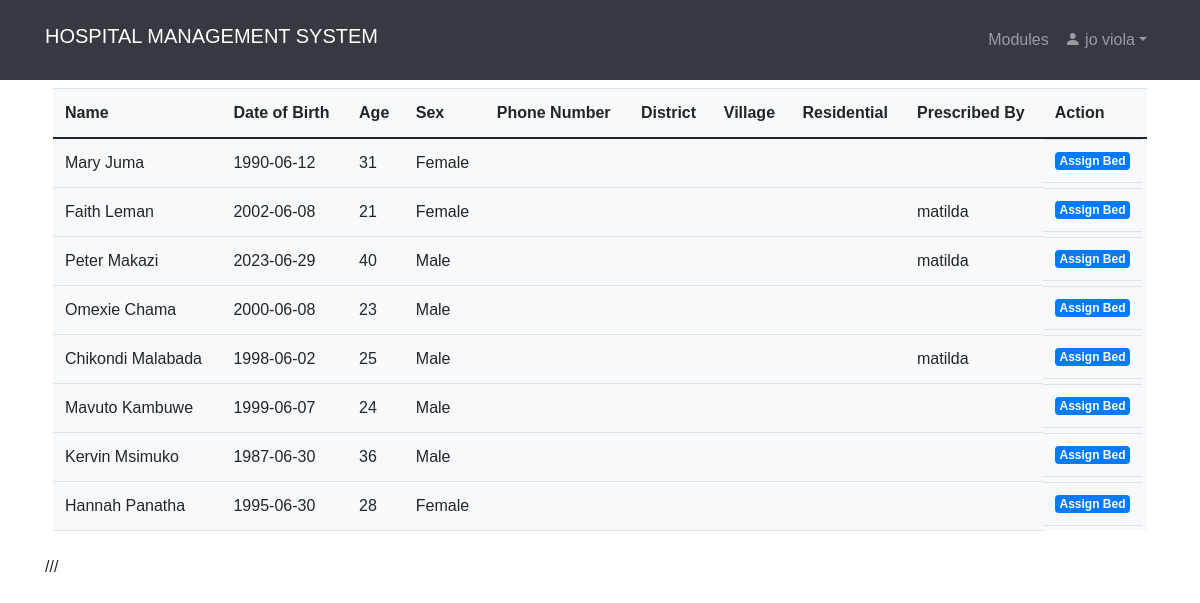
/admit_patient_list.php (signed in), run on the app's committed database.
### tables this page shows
CREATE TABLE `patient` (
  `id` int(11) NOT NULL,
  `name` varchar(100) NOT NULL,
  `date` date NOT NULL,
  `gender` varchar(10) NOT NULL,
  `age` int(2) NOT NULL,
  `address` text NOT NULL,
  `next_of_kin` varchar(100) NOT NULL,
  `religion` varchar(100) NOT NULL,
  `occupation` varchar(100) NOT NULL,
  `symptoms` text DEFAULT NULL,
  `treatment_plan` text DEFAULT NULL,
  `measurement` text DEFAULT NULL,
  `examination` text DEFAULT NULL,
  `disease` text DEFAULT NULL,
  `bio_history` text DEFAULT NULL,
  `drug` text NOT NULL,
  `dosage` text NOT NULL,
  `drug_given_by` text NOT NULL,
  `discharge_status` text DEFAULT NULL,
  `drug_status` text NOT NULL,
  `prescribed_by` text DEFAULT NULL,
  `prescribed_on` text DEFAULT NULL,
  `total_bills` int(15) DEFAULT NULL,
  `status` text NOT NULL DEFAULT 'not paid',
  `tests` text DEFAULT NULL,
  `ward_bed` text DEFAULT NULL,
  `discharge_date` date DEFAULT NULL,
  `lab_results` text DEFAULT NULL,
  `lab_price` int(30) DEFAULT NULL,
  `rad_price` int(30) DEFAULT NULL
);

### admit_patient_list.php (the view, shortened to what this page needs)
<?php
if (isset($_SESSION['id']) && isset($_SESSION['uname'])){
  include "unavbar.php";
        ?>
<!DOCTYPE html>
<html>
<head>
	<link rel="stylesheet" href="https://maxcdn.bootstrapcdn.com/bootstrap/4.5.2/css/bootstrap.min.css">
	<link rel="stylesheet" href="home.css"/>
</head>
<body>
   <nav class="navbar navbar-expand py-1"style="background-color:#F1F6F9;" >
            <div class="container">
			<h3 class="navbar-brand"><b>All Registered Patients</b> </h3>
                <div class="collapse navbar-collapse" id="navmenu">
                    <ul class="navbar-nav ms-auto">
                        <li class="nav-item dropdown">
                        </li>
                    </ul>
                </div>
				<div class="collapse navbar-collapse" id="navmenu">
            <ul class="navbar-nav ms-auto">
            <li class="nav-item dropdown">
                  <a href="inpatient.php" class="nav-link p-2">View inPatient List</a>
               </li>
            </ul>
         </div>
		 </div>
        </nav>
		  <div class="container mt-4">
            <div class="tab-content">
         <div class="tab-pane fade show active">
			<div class="p-2">
		<div class="row">
		<div class="col-md-12">
		<table class="table table-hover bg-light" style="overflow:auto">
                 <thead class="table table-hover">
				<tr>
					<th>Name</th>
					<th>Date of Birth</th>
					<th>Age</th>
					<th>Sex</th>
					<th>Phone Number</th>
					<th>District</th>
					<th>Village</th>
					<th>Residential</th>
					<th>Prescribed By</th>
					<th>Action</th>
					</tr>
			</thead>
			<tbody  id = "myTable">
				<?php
				$conn = new mysqli("localhost", "root", "", "hms");
                $query = "SELECT * FROM patient ORDER BY id DESC";
                $stmt = $conn->prepare($query);
                $stmt->execute();
                $result = $stmt->get_result();
				if ($result->num_rows > 0) {
					while ($row = $result->fetch_assoc()) { ?>
						 <tr>
							<td><?php echo $row["name"]; ?></td>
							<td><?php echo $row["date"]; ?></td>
							<td><?php echo $row["age"]; ?></td>
							<td><?php echo $row["gender"]; ?></td>
							<td><?php echo $row["phoneNumber"]; ?></td>
							<td><?php echo $row["district"]; ?></td>
							<td><?php echo $row["village"]; ?></td>
							<td><?php echo $row["residential"]; ?></td>
							<td><?php echo $row["prescribed_by"]; ?></td>
							<td class='btn-group btn-group-justified'>
									<a href='inpatient_form.php?view=<?php echo $row["id"]; ?>' class='badge bg-primary'>Assign Bed</a>
							</td>
						</tr>
                      <?php
					}
				} else {
					echo "<tr><td colspan='12' class='text-center'>No patients found</td></tr>";
				}
				?>
			</tbody>
		</table>
	</div>
	</div>
</div>
         </div>
   ///
</body>
</html>
<?php
    }else {
        header("Location: home.php");
        exit();
    }
?>

### style.css (style rules this page uses)
body { margin: 0; padding: 0; background-size: 100%; font-family: sans-serif; }

### home.css (style rules this page uses)
body { margin: 0; padding: 0; background-size: 100%; font-family: sans-serif; box-sizing: border-box; }

### data on the page
patient: name "Mary Juma", date "1990-06-12", age "31", gender "Female"
patient: name "Faith Leman", date "2002-06-08", age "21", gender "Female", prescribed_by "matilda"
patient: name "Peter Makazi", date "2023-06-29", age "40", gender "Male", prescribed_by "matilda"
patient: name "Omexie Chama", date "2000-06-08", age "23", gender "Male"
patient: name "Chikondi Malabada", date "1998-06-02", age "25", gender "Male", prescribed_by "matilda"
patient: name "Mavuto Kambuwe", date "1999-06-07", age "24", gender "Male"
patient: name "Kervin Msimuko", date "1987-06-30", age "36", gender "Male"
patient: name "Hannah Panatha", date "1995-06-30", age "28", gender "Female"

### other printed values
$_SESSION['uname'] "jo viola"
